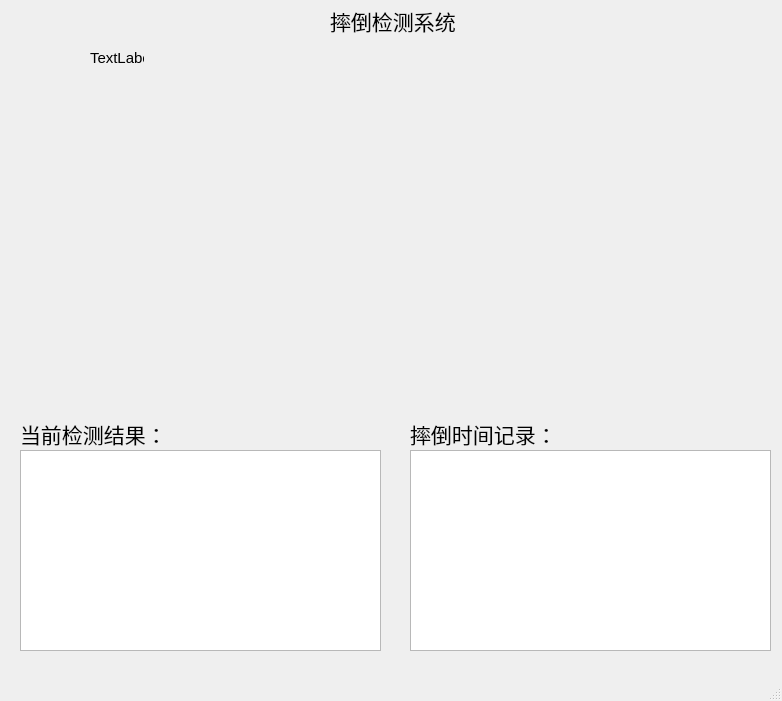
<?xml version="1.0" encoding="UTF-8"?>
<ui version="4.0">
 <class>MainWindow</class>
 <widget class="QMainWindow" name="MainWindow">
  <property name="geometry">
   <rect>
    <x>0</x>
    <y>0</y>
    <width>782</width>
    <height>701</height>
   </rect>
  </property>
  <property name="font">
   <font>
    <pointsize>11</pointsize>
   </font>
  </property>
  <property name="windowTitle">
   <string>MainWindow</string>
  </property>
  <widget class="QWidget" name="centralwidget">
   <widget class="QLabel" name="title">
    <property name="geometry">
     <rect>
      <x>330</x>
      <y>-20</y>
      <width>221</width>
      <height>81</height>
     </rect>
    </property>
    <property name="font">
     <font>
      <pointsize>16</pointsize>
     </font>
    </property>
    <property name="lineWidth">
     <number>1</number>
    </property>
    <property name="midLineWidth">
     <number>0</number>
    </property>
    <property name="text">
     <string>摔倒检测系统</string>
    </property>
   </widget>
   <widget class="QLabel" name="VideoLabel">
    <property name="geometry">
     <rect>
      <x>90</x>
      <y>50</y>
      <width>54</width>
      <height>16</height>
     </rect>
    </property>
    <property name="text">
     <string>TextLabel</string>
    </property>
   </widget>
   <widget class="QLabel" name="CurrentStateLabel">
    <property name="geometry">
     <rect>
      <x>20</x>
      <y>420</y>
      <width>153</width>
      <height>27</height>
     </rect>
    </property>
    <property name="font">
     <font>
      <pointsize>16</pointsize>
     </font>
    </property>
    <property name="text">
     <string>当前检测结果：</string>
    </property>
   </widget>
   <widget class="QTextBrowser" name="CurrentStateText">
    <property name="geometry">
     <rect>
      <x>20</x>
      <y>450</y>
      <width>361</width>
      <height>201</height>
     </rect>
    </property>
    <property name="font">
     <font>
      <pointsize>16</pointsize>
      <bold>false</bold>
     </font>
    </property>
   </widget>
   <widget class="QLabel" name="FallTimeLabel">
    <property name="geometry">
     <rect>
      <x>410</x>
      <y>420</y>
      <width>141</width>
      <height>27</height>
     </rect>
    </property>
    <property name="font">
     <font>
      <pointsize>16</pointsize>
     </font>
    </property>
    <property name="text">
     <string>摔倒时间记录：</string>
    </property>
   </widget>
   <widget class="QTextBrowser" name="FallTimeText">
    <property name="geometry">
     <rect>
      <x>410</x>
      <y>450</y>
      <width>361</width>
      <height>201</height>
     </rect>
    </property>
    <property name="font">
     <font>
      <pointsize>14</pointsize>
     </font>
    </property>
   </widget>
  </widget>
  <widget class="QMenuBar" name="menubar">
   <property name="geometry">
    <rect>
     <x>0</x>
     <y>0</y>
     <width>782</width>
     <height>26</height>
    </rect>
   </property>
  </widget>
  <widget class="QStatusBar" name="statusbar"/>
 </widget>
 <resources/>
 <connections/>
</ui>
